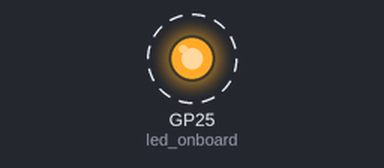
This program was run on a simulated Raspberry Pi Pico running MicroPython. On the bench: output pins drawn as LEDs (lit = HIGH). Dashed ring = blinking.

Above: at 0.5 s.
Timing chart, 0 to 4.6 s (numbered marks = the images above):
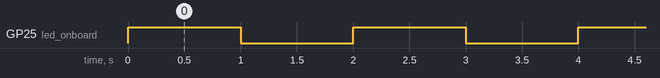

The program:

OnboardLEDblink.py
```python
# Bibliotheken laden
from machine import Pin
from time import sleep

# Initialisierung der Onboard-LED
led_onboard = Pin("LED", Pin.OUT)

# Wiederholung (Endlos-Schleife)
while True:
    # LED-Zustand wechseln (EIN/AUS)
    led_onboard.toggle()
    # 1 Sekunde warten
    sleep(1)
```

Measured:
- by itself, GP25 (led_onboard): alternates HIGH for 1.0 s and LOW for 1.0 s
